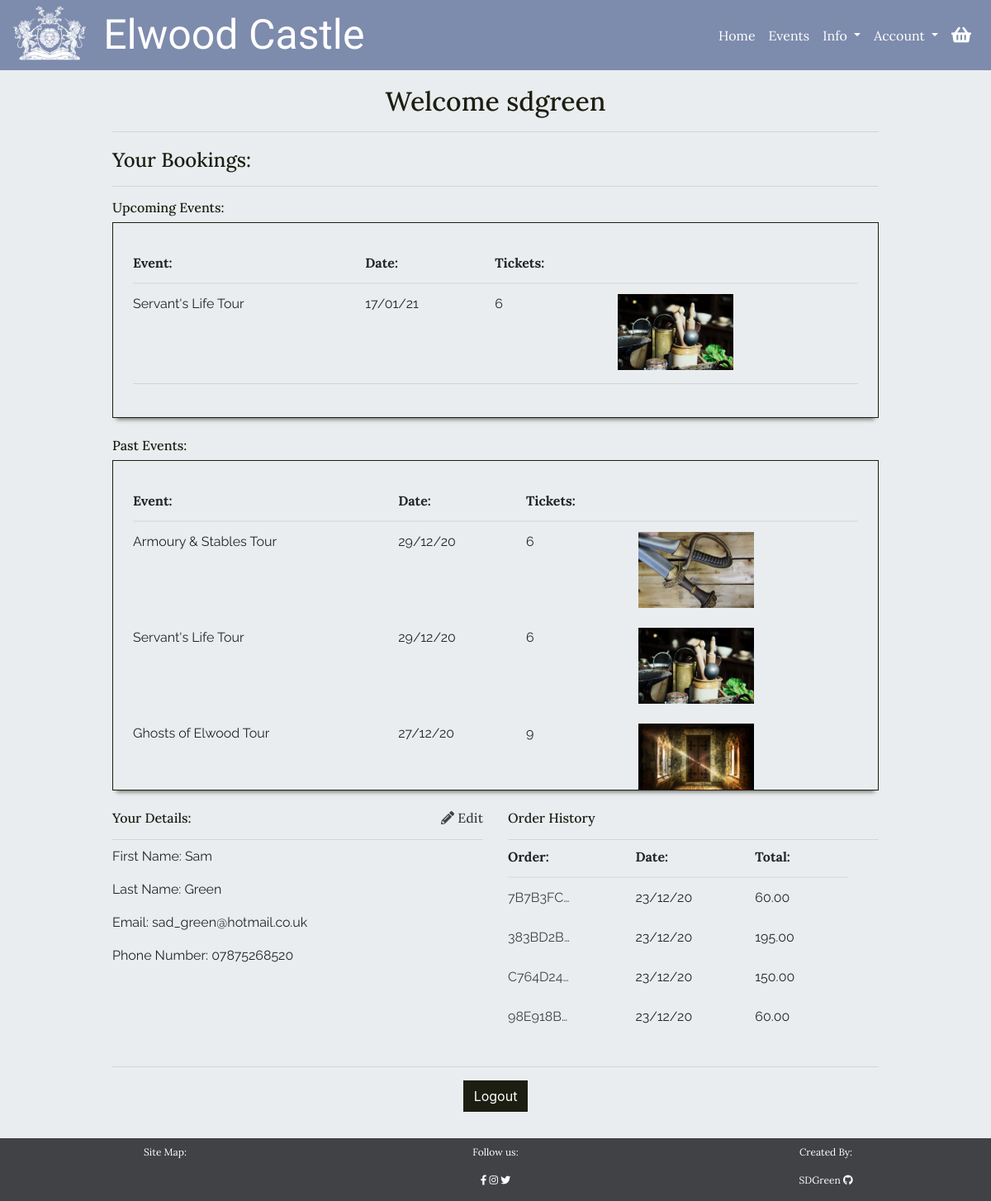
Page /user/home/ (signed in) on the earlier database version.
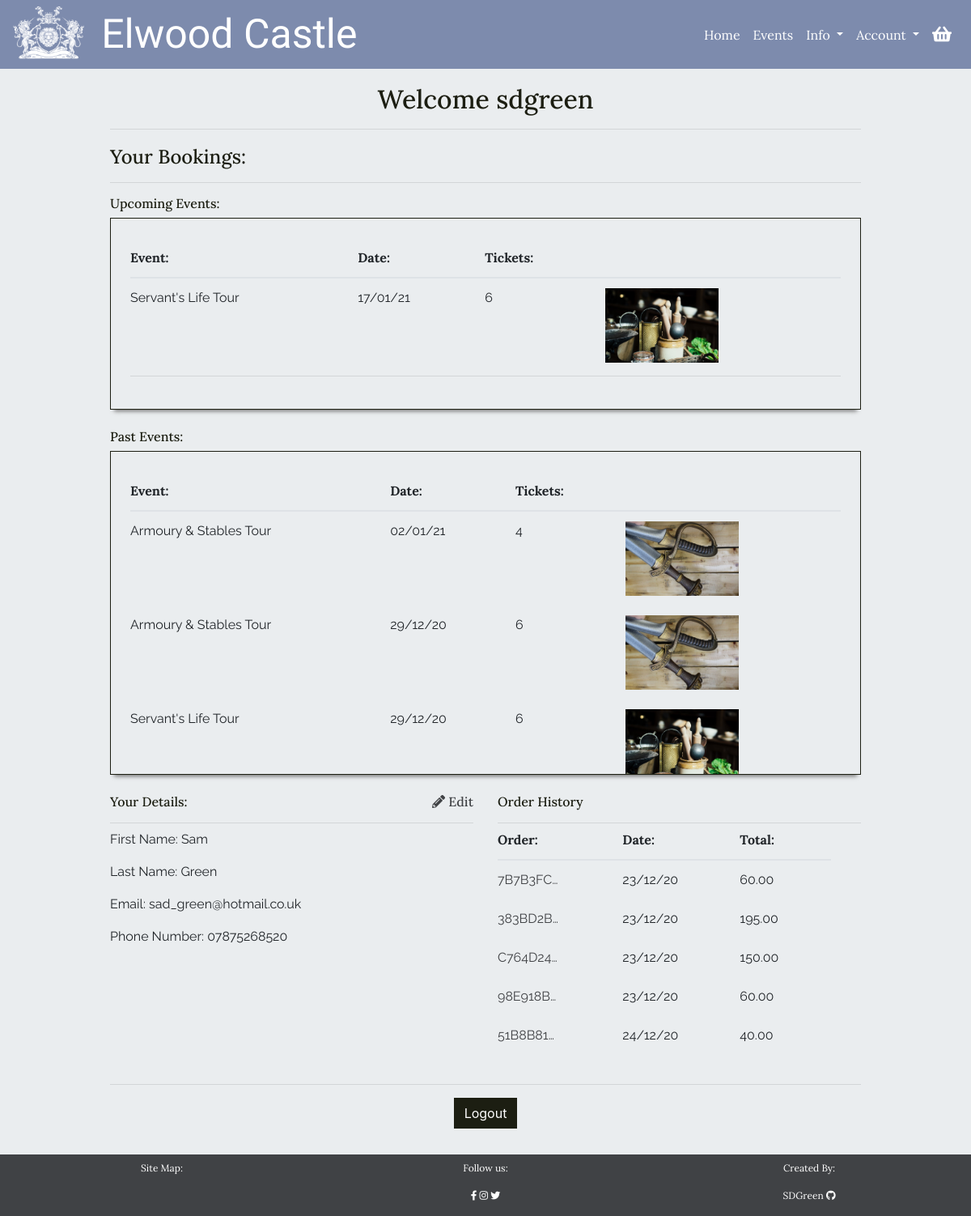
Same page on the later database version.
### checkout/models.py (models this page shows, shortened)
class EventBooking(models.Model):
    confirmation_number = models.CharField(max_length=32, null=False,
                                           editable=False)
    order = models.ForeignKey(Order, null=False, blank=False,
                              on_delete=models.CASCADE,
                              related_name='bookings')
    event = models.ForeignKey(Event, null=False, blank=False,
                              on_delete=models.CASCADE,)
    date = models.DateField(auto_now=False, auto_now_add=False,
                            null=False, blank=False)
    ticket_quantity = models.IntegerField()
    booking_total = models.DecimalField(max_digits=7, decimal_places=2,
                                        null=False, blank=False,
                                        editable=False, default=0)

class Order(models.Model):
    user_account = models.ForeignKey(UserAccount, null=True, blank=True,
                                     on_delete=models.SET_NULL,
                                     related_name='orders')
    order_number = models.CharField(max_length=32, null=False, editable=False)
    first_name = models.CharField(max_length=100, null=False, blank=False)
    last_name = models.CharField(max_length=200, null=False, blank=False)
    email = models.EmailField(max_length=200, null=False, blank=False)
    phone_number = models.CharField(max_length=20, null=True, blank=True)
    date = models.DateTimeField(auto_now_add=True)
    stripe_id = models.CharField(max_length=27, null=False, blank=False)
    total = models.DecimalField(max_digits=7, decimal_places=2,
                                null=True, blank=False, default=0)

### events/models.py (models this page shows)
class Event(models.Model):
    category = models.ForeignKey('Category', null=True, blank=True,
                                 on_delete=models.SET_NULL)
    name = models.CharField(max_length=254)
    description = models.TextField()
    price = models.DecimalField(max_digits=8, decimal_places=2, blank=False)
    start_time = models.TimeField()
    rating = models.DecimalField(max_digits=2, decimal_places=1, null=True,
                                 blank=True)
    day_ticket_limit = models.PositiveIntegerField(blank=False,
                                                   validators=[
                                                      MaxValueValidator(200)
                                                    ])
    supervision = models.BooleanField(default=True, null=True, blank=True)
    age_restricted = models.BooleanField(default=True, null=True, blank=False)
    image = models.ImageField(null=True, blank=True)
    def __str__(self):
        return self.name

### user_account/views.py (the view)
# urls.py: path('home/', views.user_home, name='user_home'),
@login_required
def user_home(request):
    useraccount = None
    bookings = None
    try:
        useraccount = UserAccount.objects.get(user__username=request.user)
        bookings = EventBooking.objects.filter(order__user_account=useraccount).order_by('-date')
    except UserAccount.DoesNotExist:
        messages.error(request, """Sorry, we couldn't find your account
                                   information, please get in contact so we
                                   can fix this for you""")
        return redirect(reverse('events'))
    no_bookings = False
    if not bookings:
        no_bookings = True
    today = datetime.datetime.today()
    upcoming_bookings = bookings.filter(date__gte=today).order_by("date")
    past_bookings = bookings.filter(date__lt=today)
    orders = useraccount.orders.all().order_by("date")
    context = {
        'useraccount': useraccount,
        'upcoming_bookings': upcoming_bookings,
        'past_bookings': past_bookings,
        'no_bookings': no_bookings,
        'orders': orders
    }
    return render(request, 'user_account/user_home.html', context)

### basket/contexts.py (called while the page is built, shortened)
def basket_items(request):
    basket_items = []
    total = 0
    basket = request.session.get('basket', {})
    context = {
        'basket_items': basket_items,
        'total': total,
    }
    return context

### user_account/templates/user_account/user_home.html (shortened to what the changed rows need)
{% extends 'base.html' %}
{% block content %}
<div id="small-page">
    <div class="color-overlay">
        <div class="container-fluid guttered p-3">
            <div class="row pt-1 mb-2">
                <div class="col-12 mb-2">
                    <h2 class="heading-text color-title text-center ext-l mb-0">Welcome {{request.user}}</h2>
                </div>
            </div>
            <div class="row mt-1 mb-4">
                <div class="col-12">
                    <h2 class="heading-text color-title text-l mb-0">Your Bookings:</h2>
                </div>
                {% if no_bookings %}
                <div class="col-12">
                    <div class="empty-box below-shadow mx-auto text-center">
                        <h5 class="heading-text text-m mb-2">You have no bookings...</h5>
                        <a class="btn button heading-text text-m" href="{% url 'events' %}">See Events</a>
                    </div>
                </div>
                {% else %}
                <div class="col-12">
                    {% if upcoming_bookings %}
                    <h2 class="heading-text color-title text-m mb-2">Upcoming Events:</h2>
                    <div class="booking-container below-shadow p-4">
                        <table class="table mb-1 table-responsive-sm">
                            <thead class="heading-text text-m">
                                <tr>
                                    <th scope="col">Event:</th>
                                    <th scope="col"></th>
                                    <th scope="col">Date:</th>
                                    <th scope="col">Tickets:</th>
                                    <th scope="col"></th>
                                </tr>
                            </thead>
                            <tbody class="body-text text-m">
                                {% for booking in upcoming_bookings %}
                                <tr>
                                    <td colspan="2">
                                        {{ booking.event }}
                                    </td>
                                    <td>
                                        {{ booking.date|date:"d/m/y"}}
                                    </td>
                                    <td>{{ booking.ticket_quantity }}
                                    </td>
                                    <td class="d-none d-md-inline-block">
                                        <img class="img-fluid" src="{{ booking.event.image.url }}"
                                            alt="{{ booking.event.name }}">
                                    </td>
                                </tr>
                                {% endfor %}
                            </tbody>
                        </table>
                    </div>
                    {% endif %}
                    {% if past_bookings %}
                    <h2 class="heading-text color-title text-m mt-4 mb-2">Past Events:</h2>
                    <div class="booking-container below-shadow p-4">
                        <table class="table mb-1 table-responsive-sm">
                            <thead class="heading-text text-m">
                                <tr>
                                    <th scope="col">Event:</th>
                                    <th scope="col"></th>
                                    <th scope="col">Date:</th>
                                    <th scope="col">Tickets:</th>
                                    <th scope="col"></th>
                                </tr>
                            </thead>
                            <tbody class="body-text text-m">
                                {% for booking in past_bookings %}
                                <tr>
                                    <td colspan="2">
                                        {{ booking.event }}
                                    </td>
                                    <td>
                                        {{ booking.date|date:"d/m/y"}}
                                    </td>
                                    <td>{{ booking.ticket_quantity }}
                                    </td>
                                    <td class="d-none d-md-inline-block">
                                        <img class="img-fluid" src="{{ booking.event.image.url }}"
                                            alt="{{ booking.event.name }}">
                                    </td>
                                </tr>
                                {% endfor %}
                            </tbody>
                        </table>
                    </div>
                    {% endif %}
                </div>
                {% endif %}
            </div>
            <div class="row mt-1 mb-3">
                <div class="col-12 col-sm-6 p-0 pl-sm-0">
                    <div class="col-12">
                        <h2 class="heading-text color-title text-m mb-0">Your Details: <span
                                class="text-link float-right"><i class="fas fa-pencil-alt"></i> Edit</span></h2>
                    </div>
                </div>
                <div class="col-12 col-sm-6 p-0 pr-sm-0">
                    <div class="col-12">
                        <h2 class="heading-text color-title text-m mb-0">Order History</h2>
                    </div>
                    <div class="col-12 body-text">
                        {% if orders %}
                            <table class="table mb-1">
                            <thead class="heading-text text-m">
                                <tr>
                                    <th class="pt-0" scope="col">Order:</th>
                                    <th class="pt-0" scope="col">Date:</th>
                                    <th class="pt-0" scope="col">Total:</th>
                                </tr>
                            </thead>
                            <tbody class="body-text text-m">
                                {% for order in orders %}
                                <tr>
                                    <td>
                                        <a href="{% url 'order_summary' order.order_number %}" class="text-link">{{ order.order_number|truncatechars:8 }}</a>
                                    </td>
                                    <td>
                                        {{ order.date|date:"d/m/y"}}
                                    </td>
                                    <td>{{ order.total }}
                                    </td>
                                    <td class="d-none d-md-inline-block">
                                    </td>
                                </tr>
                                {% endfor %}
                            </tbody>
                        </table>
                        {% else %}
                            <p>You have no orders</p>
                        {% endif %}
                    </div>
                </div>
            </div>
        </div>
    </div>
</div>
{% endblock %}

Differences in the rows shown:
no longer on this page (row unchanged): EventBooking: event "Ghosts of Elwood Tour", date "27/12/20", ticket_quantity "9", event.image (picture), shown under "Past Events:"
added EventBooking: event "Armoury & Stables Tour", date "02/01/21", ticket_quantity "4", event.image (picture), shown under "Past Events:"
added Order: order_number "51B8B81…", date "24/12/20", total "40.00"
